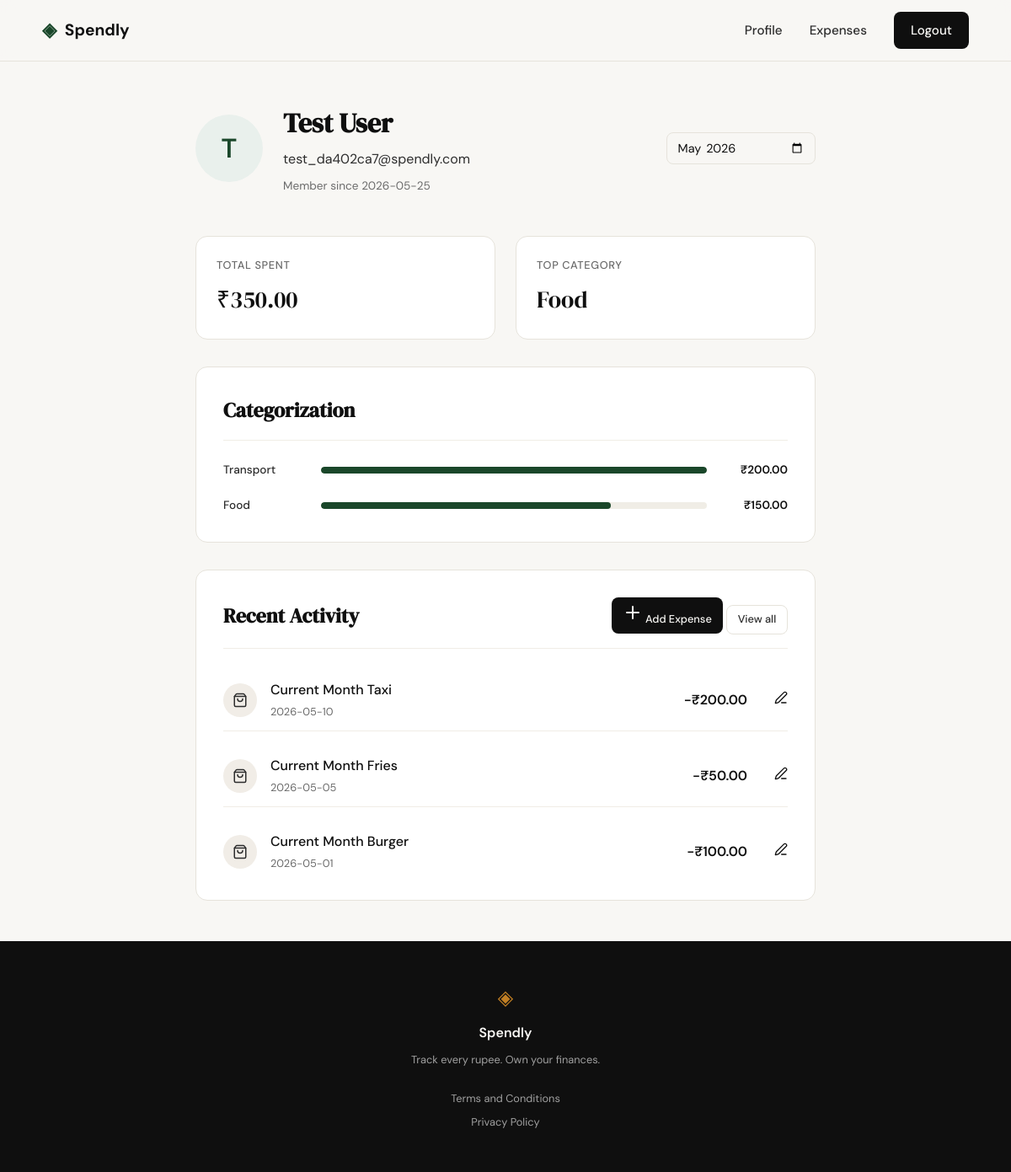
Page /profile (signed in) on the committed database.
### tables this page shows
CREATE TABLE users (
            id INTEGER PRIMARY KEY AUTOINCREMENT,
            name TEXT NOT NULL,
            email TEXT UNIQUE NOT NULL,
            password_hash TEXT NOT NULL,
            created_at TEXT DEFAULT (datetime('now'))
        );

CREATE TABLE expenses (
            id INTEGER PRIMARY KEY AUTOINCREMENT,
            user_id INTEGER NOT NULL,
            amount REAL NOT NULL,
            category TEXT NOT NULL,
            date TEXT NOT NULL,
            description TEXT,
            created_at TEXT DEFAULT (datetime('now')),
            FOREIGN KEY (user_id) REFERENCES users (id)
        );

### app.py (the view)
@app.route("/profile")
def profile():
    if "user_id" not in session:
        return redirect(url_for('login'))
    now = datetime.now()
    try:
        month = request.args.get('month')
        year = request.args.get('year')
        if month is None or year is None:
            month_year = request.args.get('month_year')
            if month_year:
                year, month = map(int, month_year.split('-'))
            else:
                month = now.month
                year = now.year
        else:
            month = int(month)
            year = int(year)
    except ValueError:
        month = now.month
        year = now.year
    date_filter = f"{year}-{month:02d}-%"
    current_filter = f"{year}-{month:02d}"
    db = get_db()
    cursor = db.cursor()
    cursor.execute("SELECT name, email, created_at FROM users WHERE id = ?", (session['user_id'],))
    user = cursor.fetchone()
    cursor.execute("SELECT id, amount, category, date, description FROM expenses WHERE user_id = ? AND date LIKE ? ORDER BY date DESC, id DESC LIMIT 5", (session['user_id'], date_filter))
    recent_expenses = cursor.fetchall()
    cursor.execute("SELECT SUM(amount) FROM expenses WHERE user_id = ? AND date LIKE ?", (session['user_id'], date_filter))
    total_spent = cursor.fetchone()[0] or 0.0
    cursor.execute("SELECT category, COUNT(*) as count FROM expenses WHERE user_id = ? AND date LIKE ? GROUP BY category ORDER BY count DESC LIMIT 1", (session['user_id'], date_filter))
    top_category_row = cursor.fetchone()
    top_category = top_category_row['category'] if top_category_row else "None"
    cursor.execute("SELECT category, SUM(amount) as total FROM expenses WHERE user_id = ? AND date LIKE ? GROUP BY category ORDER BY total DESC", (session['user_id'], date_filter))
    category_data = cursor.fetchall()
    db.close()
    return render_template("profile.html",
                           user=user,
                           recent_expenses=recent_expenses,
                           total_spent=total_spent,
                           top_category=top_category,
                           category_data=category_data,
                           current_filter=current_filter)

### database/db.py (called while the page is built)
def get_db():
    conn = sqlite3.connect(DATABASE)
    conn.row_factory = sqlite3.Row
    conn.execute("PRAGMA foreign_keys = ON")
    return conn

### templates/profile.html (shortened to what this page needs)
{% extends "base.html" %}
{% block content %}
<div class="profile-container">
    <div class="profile-header">
        <div class="profile-avatar">
            {{ user.name[0] | upper }}
        </div>
        <div class="profile-info">
            <h1 class="profile-name">{{ user.name }}</h1>
            <p class="profile-email">{{ user.email }}</p>
            <p class="profile-member-since">Member since {{ user.created_at[:10] }}</p>
        </div>
        <form class="date-filter-form" method="GET" action="{{ url_for('profile') }}">
            <input type="month" name="month_year" value="{{ current_filter }}" class="form-input filter-input" onchange="this.form.submit()">
        </form>
    </div>
    <div class="profile-stats">
        <div class="stat-card">
            <span class="stat-label">Total Spent</span>
            <span class="stat-value">₹{{ "%.2f"|format(total_spent) }}</span>
        </div>
        <div class="stat-card">
            <span class="stat-label">Top Category</span>
            <span class="stat-value">{{ top_category }}</span>
        </div>
    </div>
    <div class="profile-section">
        <div class="section-header">
            <h2>Categorization</h2>
        </div>
        {% if category_data %}
        <div class="category-chart">
            {% set max_total = category_data[0].total %}
            {% for cat in category_data %}
            <div class="chart-row">
                <span class="chart-label">{{ cat.category }}</span>
                <div class="chart-bar-container">
                    <div class="chart-bar" style="width: {{ (cat.total / max_total * 100)|round }}%;"></div>
                </div>
                <span class="chart-value">₹{{ "%.2f"|format(cat.total) }}</span>
            </div>
            {% endfor %}
        </div>
        {% else %}
        <div class="empty-state">
            <i data-lucide="pie-chart"></i>
            <p>No category data available.</p>
        </div>
        {% endif %}
    </div>
    <div class="profile-section">
        <div class="section-header">
            <h2>Recent Activity</h2>
            <div class="header-actions">
                <a href="{{ url_for('add_expense_route') }}" class="btn btn-primary btn-sm">
                    <i data-lucide="plus"></i>
                    <span>Add Expense</span>
                </a>
                <a href="{{ url_for('expenses') }}" class="btn-ghost btn-sm">View all</a>
            </div>
        </div>
        {% if recent_expenses %}
        <div class="activity-list">
            {% for expense in recent_expenses %}
            <div class="activity-item">
                <div class="activity-icon">
                    <i data-lucide="shopping-bag"></i>
                </div>
                <div class="activity-details">
                    <p class="activity-desc">{{ expense.description or expense.category }}</p>
                    <p class="activity-date">{{ expense.date }}</p>
                </div>
                <div class="activity-amount negative">
                    -₹{{ "%.2f"|format(expense.amount) }}
                </div>
                <div class="activity-actions" style="margin-left: 1rem;">
                    <a href="{{ url_for('edit_expense', id=expense.id) }}" class="btn-icon" title="Edit">
                        <i data-lucide="edit-3" style="width: 16px; height: 16px;"></i>
                    </a>
                </div>
            </div>
            {% endfor %}
        </div>
        {% else %}
        <div class="empty-state">
            <i data-lucide="receipt"></i>
            <p>No recent activity.</p>
        </div>
        {% endif %}
    </div>
</div>
{% endblock %}

### rows in the picture
users: name "T", name "Test User", email "test_da402ca7@spendly.com", created_at "2026-05-25"
expenses: category "Transport", {{ (cat.total / max_total * 100)|round }} 100.0 (drawn), total "200.00", description "Current Month Taxi", date "2026-05-10", amount "200.00"
expenses: description "Current Month Fries", date "2026-05-05", amount "50.00"
expenses: description "Current Month Burger", date "2026-05-01", amount "100.00"

### other values in the picture
{{ "%.2f"|format(total_spent) }} "350.00"
{{ top_category }} "Food"
{{ cat.category }} "Food"
{{ "%.2f"|format(cat.total) }} "150.00"
